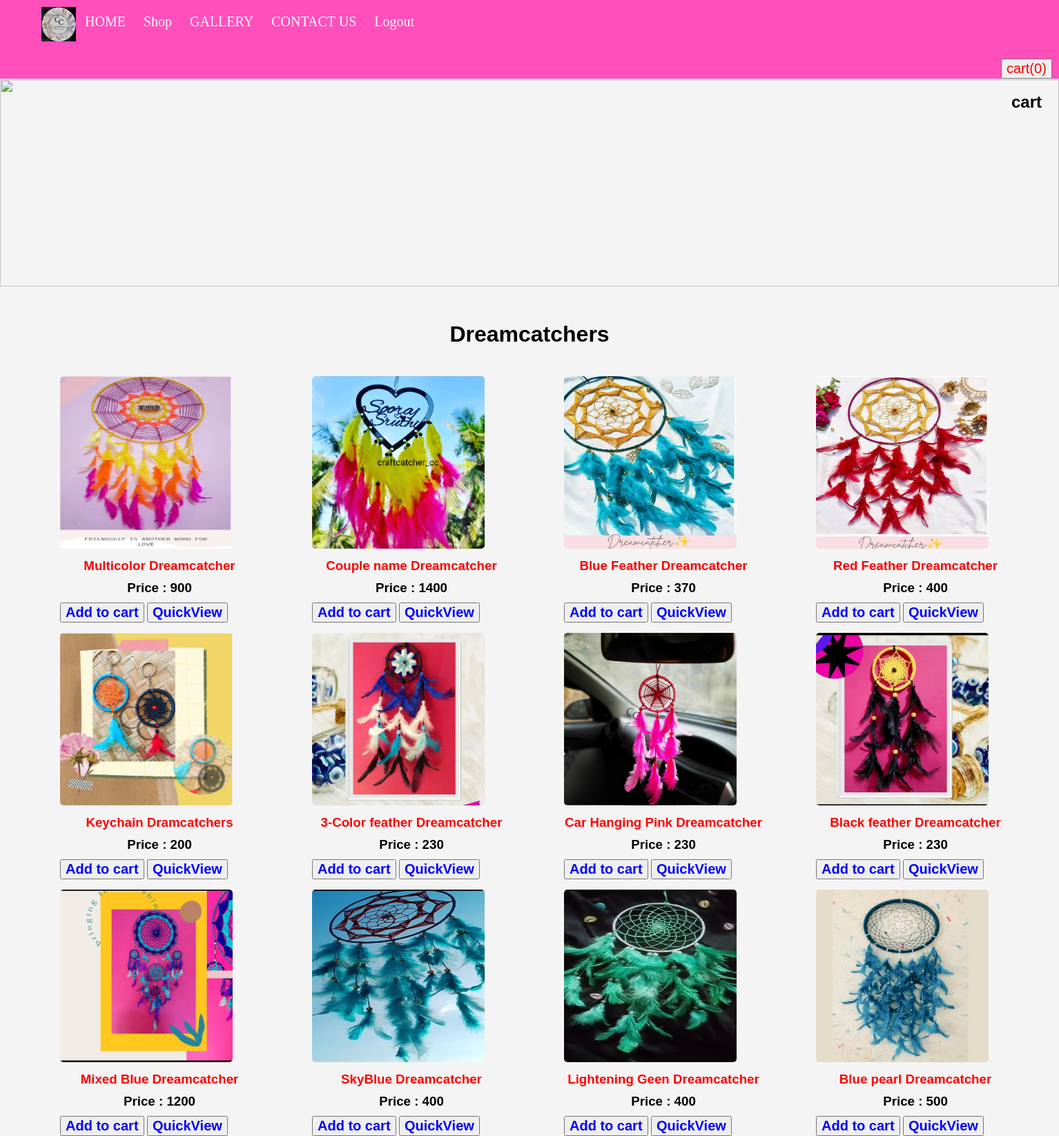
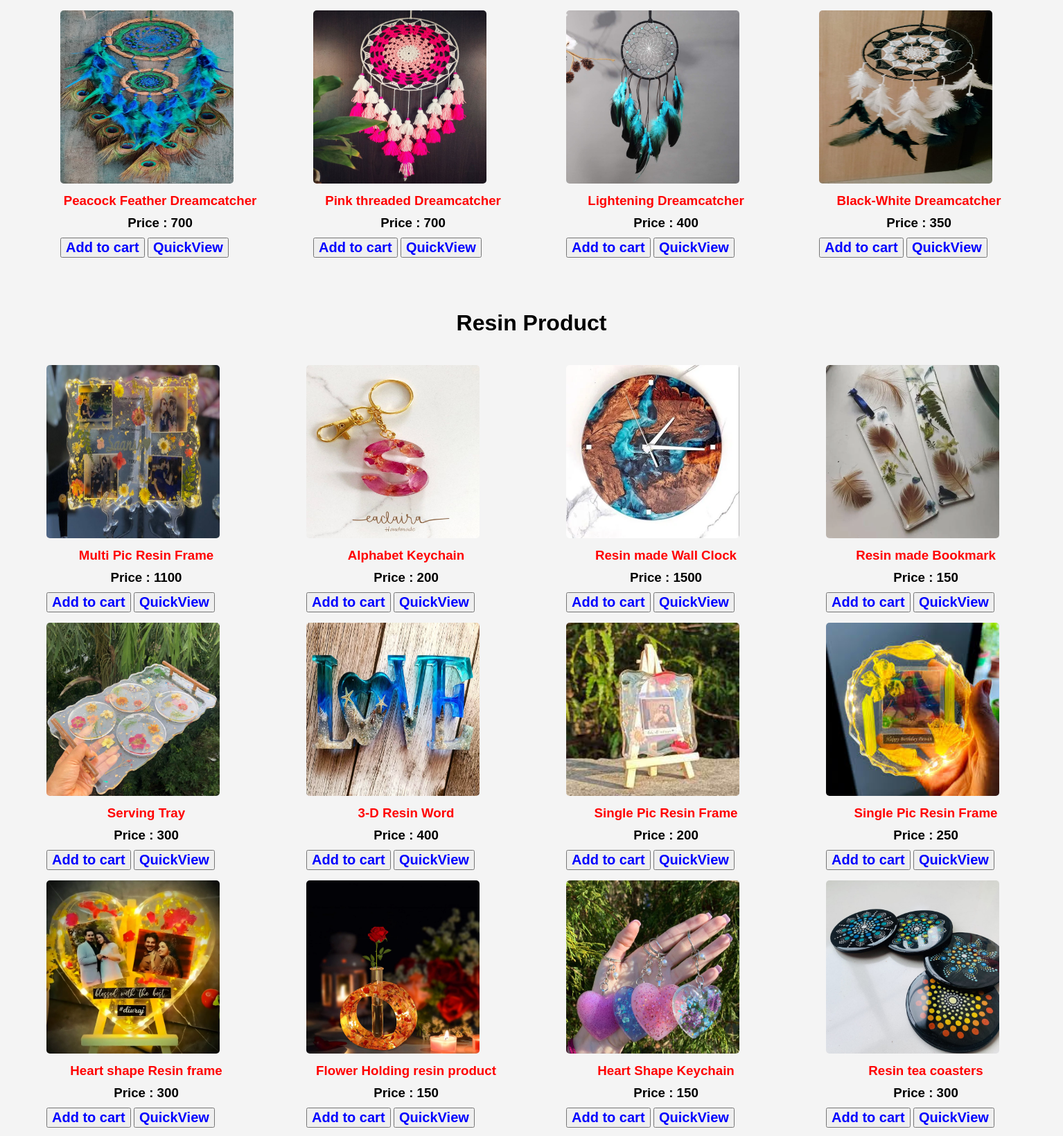
Screenshot of /dreamcatchers (signed in, upper part) with the database file from the repository (2 pictures, top to bottom).
### craft/models.py (models this page shows)
class Product(models.Model):
    user=models.ForeignKey(User,on_delete=models.SET_NULL,null=True,blank=True)
    product_id=models.AutoField
    product_name=models.CharField(max_length=50)
    price=models.IntegerField(default=0)
    category=models.CharField(max_length=50,default="")
    subcategory=models.CharField(max_length=50,default="")
    image=models.ImageField(upload_to="craft/images",default="")
    def __str__(self):
        return self.product_name

### craft/views.py (the view)
# urls.py: path('dreamcatchers',dreamcatchers,name='dreamcatchers'),
@login_required(login_url="loginuser")
def dreamcatchers(request):
    products=Product.objects.all()
    allProds=[]
    catprods=Product.objects.values('category','id')
    cats={item['category'] for item in catprods}
    for cat in cats:
        prod=Product.objects.filter(category=cat)
        print(prod)
        n=len(prod)
        nslides=n//4 + ceil((n/4)-(n//4))
        allProds.append([prod,range(1,nslides),nslides])
    params={'allProds':allProds}
    return render(request,'dreamcatchers.html',params)

### templates/dreamcatchers.html (shortened to what this page needs)
<!DOCTYPE html>
<html>
<head>
    {%load static%}
</head>
<body>
    <header>
        <nav class="navbar">
            <ul>
                <li><img src='{%static "lcor.jpg" %}' class="logo"></li>
                <li><a href="mainpage">HOME</a></li>
                <li><a href="dreamcatchers">Shop</a></li>
                <li><a href="gallery">GALLERY</a></li>
                <li><a href="mainpage">CONTACT US</a> </li>
                {%if request.user.is_authenticated%}
                <li><a href="logoutuser" class="btn btn-success" type="submit">Logout</a></li>
                {%endif%}
            </ul>
            <button type="button" font-size="30px" class="cartlist" id="popcart" data-container="body"
                data-html="true" data-toggle="popover"
                 data-placement="bottom" data-content="Bottom popover">
                 cart(<span id="cart">0</span>)
                </button>
        </nav>
    </header>
    <div class="he">
        <h1><img src='{%static "head1.jpg" %}' class="he"> </h1>
    </div>
    <div class="container">
        {% for product,range,nslides in allProds %}
        <h1>{{product.0.category}}</h1>
            <div class="container carousel-inner no-padding">
                <div class="carousel-item active">
                    {% for i in product %}
                    <div class="col-xs-3 col-sm-3 col-md-3">
                        <div class="card align-items-center" style="width: 18rem;">
                            <img src='/media/{{i.image}}' class="card-img-top" alt="...">
                            <div class="card-body">
                                <h3 class="card-title" id="namepr{{i.id}}"style= "color:red"> {{i.product_name}}</h3>
                                <h3 class="card-title">Price : <span id="pricepr{{i.id}}">{{i.price}}</span></h3>
                                <span id="divpr{{i.id}}" class="divpr">
                                    <button id="pr{{i.id}}" class="btn btn-primary cart"><strong>Add to cart</strong></button>
                                </span>
                                <a href="/craft/products/{{i.id}}"><button id="qv{{i.id}}"
                                        class="quickview"><strong>QuickView</strong></button></a>
                            </div>
                        </div>
                    </div>
                    {% if forloop.counter|divisibleby:4 and forloop.counter > 0 and not forloop.last %}
                </div>
                <div class="carousel-item">
                    {% endif %}
                    {% endfor %}
                </div>
            </div>
    </div>
    {% endfor %}
</body>
</html>

### rows the page displays
Product: category "Dreamcatchers", image (picture), product_name "Multicolor Dreamcatcher", price "900"
Product: image (picture), product_name "Couple name Dreamcatcher", price "1400"
Product: image (picture), product_name "Blue Feather Dreamcatcher", price "370"
Product: image (picture), product_name "Red Feather Dreamcatcher", price "400"
Product: image (picture), product_name "Keychain Dramcatchers", price "200"
Product: image (picture), product_name "3-Color feather Dreamcatcher", price "230"
Product: image (picture), product_name "Car Hanging Pink Dreamcatcher", price "230"
Product: image (picture), product_name "Black feather Dreamcatcher", price "230"
Product: image (picture), product_name "Mixed Blue Dreamcatcher", price "1200"
Product: image (picture), product_name "SkyBlue Dreamcatcher", price "400"
Product: image (picture), product_name "Lightening Geen Dreamcatcher", price "400"
Product: image (picture), product_name "Blue pearl Dreamcatcher", price "500"
Product: image (picture), product_name "Peacock Feather Dreamcatcher", price "700"
Product: image (picture), product_name "Pink threaded Dreamcatcher", price "700"
Product: image (picture), product_name "Lightening Dreamcatcher", price "400"
Product: image (picture), product_name "Black-White Dreamcatcher", price "350"
Product: category "Resin Product", image (picture), product_name "Multi Pic Resin Frame", price "1100"
Product: image (picture), product_name "Alphabet Keychain", price "200"
Product: image (picture), product_name "Resin made Wall Clock", price "1500"
Product: image (picture), product_name "Resin made Bookmark", price "150"
Product: image (picture), product_name "Serving Tray", price "300"
Product: image (picture), product_name "3-D Resin Word", price "400"
Product: image (picture), product_name "Single Pic Resin Frame", price "200"
Product: image (picture), product_name "Single Pic Resin Frame", price "250"
Product: image (picture), product_name "Heart shape Resin frame", price "300"
Product: image (picture), product_name "Flower Holding resin product", price "150"
Product: image (picture), product_name "Heart Shape Keychain", price "150"
Product: image (picture), product_name "Resin tea coasters", price "300"
